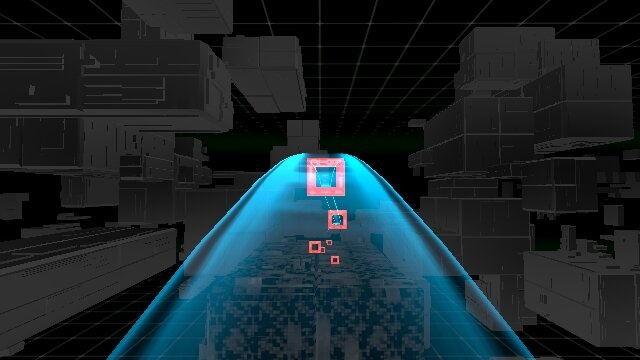
#> input picture Technical-Work/AIGrandPrix/anakin/integration/official_sim_reference/203246_f00017166_raw.jpg, 640 x 360 px; its folder holds only this picture in this run
$ python -i seg_probe.py   (imports and definitions only)
#> lines starting #> are read from the running program, lines starting #| are printed output that depends on the picture; after the words box and inside, x2 and y2 are one past the last pixel; in counts of white or black regions, pixels touching at a corner belong together
#> further down, picture is the input picture: shape (360, 640, 3); mean B, G, R 43.5, 38.5, 26
"""seg_probe.py — feasibility probe for the segmentation front-end (SkyDreamer route).

Hypothesis (Day 134): the official<->training appearance gap is the official sim's
dense TRON background texture, NOT gate color (our renderer already matches the measured
orange-red gate palette). An orange-red gate segmenter should therefore (a) isolate gates
cleanly in BOTH domains with ONE threshold, and (b) make official and training frames look
near-identical in mask space. This probes (a) on the real official harvest + measures gate
coverage stats. Output: mask overlays to seg_probe_out/ for visual inspection.
"""
import glob
import os
import sys

import cv2
import numpy as np

HERE = os.path.dirname(os.path.abspath(__file__))
OFFICIAL = r"C:\Users\Wasch\OneDrive\Desktop\AI-GP Simulator v1.0.3364\PyAIPilotExample\official_frames\manual_20260614_114130"
OUT = os.path.join(HERE, "seg_probe_out")
# [1 line not run here, left out]


def gate_mask(bgr):
    """Orange-red gate mask. Gate core RGB~(229,93,78) -> OpenCV HSV hue ~4-9deg, high S,V.
    Red wraps, so take low-hue AND high-hue bands. Excludes cyan ribbon + gray bg."""
    hsv = cv2.cvtColor(bgr, cv2.COLOR_BGR2HSV)
#> hsv: shape (360, 640, 3); mean H, S, V 29.3, 54, 44.1
    lo1 = cv2.inRange(hsv, (0, 70, 70), (16, 255, 255))     # orange-red core + glow
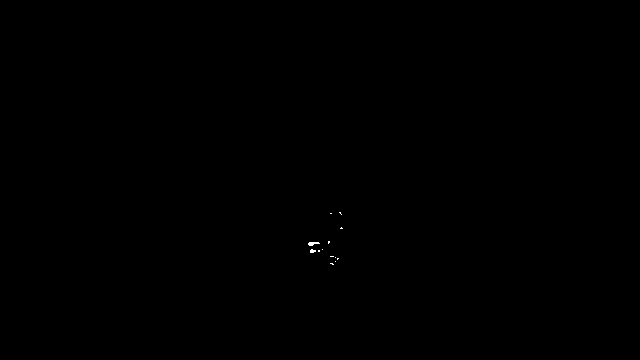
#> lo1: shape (360, 640); 0.04% white in thin lines or dots, all inside (x1, y1, x2, y2) = (308, 212, 343, 265)
    lo2 = cv2.inRange(hsv, (168, 70, 70), (179, 255, 255))  # red wrap-around
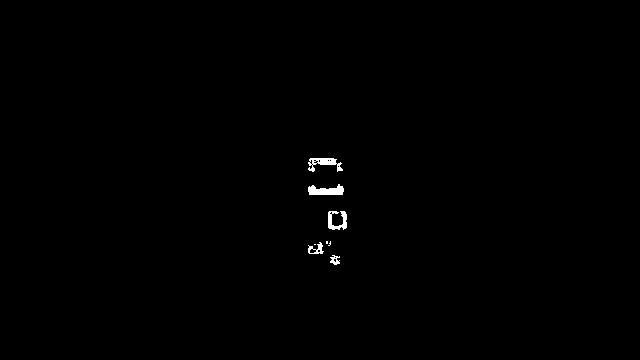
#> lo2: shape (360, 640); 0.38% white; 8 white regions (3 under 20 px), largest, box (x1, y1, x2, y2) and area: (308, 184, 344, 195) 270, (308, 158, 343, 172) 231, (328, 211, 347, 230) 202, (308, 242, 324, 254) 90, (330, 255, 340, 265) 60
    m = cv2.bitwise_or(lo1, lo2)
#> m: shape (360, 640); 0.41% white; 6 white regions (1 under 20 px), largest, box (x1, y1, x2, y2) and area: (308, 184, 344, 195) 270, (308, 158, 343, 172) 231, (328, 211, 347, 230) 212, (308, 242, 324, 254) 147, (330, 255, 340, 265) 74
    # clean speckle, close gate-frame gaps
    m = cv2.morphologyEx(m, cv2.MORPH_OPEN, np.ones((3, 3), np.uint8))
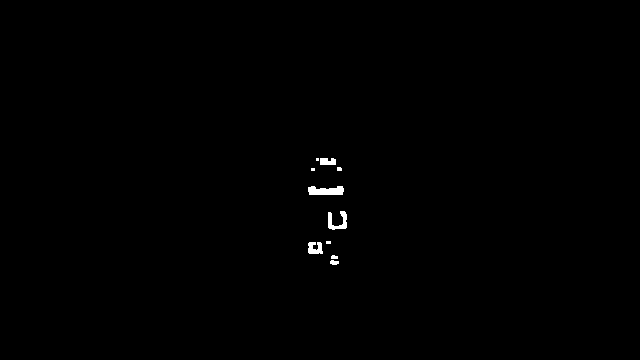
#> m: shape (360, 640); 0.35% white; 10 white regions (4 under 20 px), largest, box (x1, y1, x2, y2) and area: (308, 186, 344, 195) 263, (328, 211, 347, 230) 188, (308, 242, 323, 254) 141, (320, 158, 336, 165) 101, (330, 260, 339, 265) 35, (331, 255, 338, 259) 24
    m = cv2.morphologyEx(m, cv2.MORPH_CLOSE, np.ones((5, 5), np.uint8))
#> m: shape (360, 640); 0.38% white; 7 white regions (2 under 20 px), largest, box (x1, y1, x2, y2) and area: (308, 186, 344, 195) 270, (328, 211, 347, 230) 190, (308, 241, 331, 254) 187, (316, 158, 336, 165) 122, (330, 255, 339, 265) 70
    return m


def main():
    paths = sorted(glob.glob(os.path.join(OFFICIAL, "*.jpg")))
    if not paths:
        print(f"no frames in {OFFICIAL}", file=sys.stderr)
        return 1
    # sample evenly across the run (varied viewpoints)
    idx = np.linspace(0, len(paths) - 1, 12).astype(int)
    covs = []
    saved = 0
    for k, i in enumerate(idx):
        bgr = cv2.imread(paths[i], cv2.IMREAD_COLOR)
        if bgr is None:
            continue
        m = gate_mask(bgr)
        cov = float((m > 0).mean())
        covs.append(cov)
        # side-by-side: raw | mask-overlay (gate pixels kept, rest dimmed)
        overlay = bgr.copy()
        overlay[m == 0] = (overlay[m == 0] * 0.15).astype(np.uint8)
        strip = np.hstack([bgr, np.full((bgr.shape[0], 8, 3), 255, np.uint8), overlay])
        cv2.imwrite(os.path.join(OUT, f"seg_{k:02d}_cov{cov*100:04.1f}.png"), strip)
        saved += 1
    covs = np.array(covs)
    print(f"official frames probed: {saved}/{len(idx)}  (pool {len(paths)})")
    print(f"gate-pixel coverage: mean={covs.mean()*100:.2f}%  "
          f"min={covs.min()*100:.2f}%  max={covs.max()*100:.2f}%  "
          f"frames-with-gate(>0.05%)={int((covs > 5e-4).sum())}/{len(covs)}")
    print(f"overlays -> {OUT}")
    return 0


# [2 lines not run here, left out]

>>> import cv2
>>> picture = cv2.imread('official_sim_reference/203246_f00017166_raw.jpg')
>>> result = gate_mask(picture)
